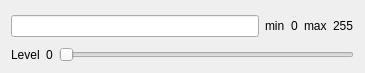
<?xml version="1.0" encoding="UTF-8"?>
<ui version="4.0">
 <class>Tools</class>
 <widget class="QWidget" name="Tools">
  <property name="geometry">
   <rect>
    <x>0</x>
    <y>0</y>
    <width>365</width>
    <height>73</height>
   </rect>
  </property>
  <property name="windowTitle">
   <string>Form</string>
  </property>
  <property name="windowIcon">
   <iconset resource="resource.qrc">
    <normaloff>:/images/icon.png</normaloff>:/images/icon.png</iconset>
  </property>
  <layout class="QGridLayout" name="gridLayout">
   <item row="0" column="0">
    <layout class="QVBoxLayout" name="verticalLayout">
     <item>
      <layout class="QHBoxLayout" name="horizontalLayout">
       <item>
        <widget class="QLineEdit" name="lineEdit">
         <property name="readOnly">
          <bool>true</bool>
         </property>
        </widget>
       </item>
       <item>
        <widget class="QLabel" name="min">
         <property name="text">
          <string>min</string>
         </property>
        </widget>
       </item>
       <item>
        <widget class="QLabel" name="minValue">
         <property name="text">
          <string>0</string>
         </property>
        </widget>
       </item>
       <item>
        <widget class="QLabel" name="max">
         <property name="text">
          <string>max</string>
         </property>
        </widget>
       </item>
       <item>
        <widget class="QLabel" name="maxValue">
         <property name="text">
          <string>255</string>
         </property>
        </widget>
       </item>
      </layout>
     </item>
     <item>
      <layout class="QHBoxLayout" name="horizontalLayout_2">
       <item>
        <widget class="QLabel" name="label">
         <property name="text">
          <string>Level</string>
         </property>
        </widget>
       </item>
       <item>
        <widget class="QLabel" name="levelValue">
         <property name="frameShadow">
          <enum>QFrame::Sunken</enum>
         </property>
         <property name="text">
          <string>0</string>
         </property>
        </widget>
       </item>
       <item>
        <widget class="QSlider" name="slider">
         <property name="orientation">
          <enum>Qt::Horizontal</enum>
         </property>
        </widget>
       </item>
      </layout>
     </item>
    </layout>
   </item>
  </layout>
  <zorder></zorder>
 </widget>
 <resources>
  <include location="resource.qrc"/>
 </resources>
 <connections/>
</ui>
